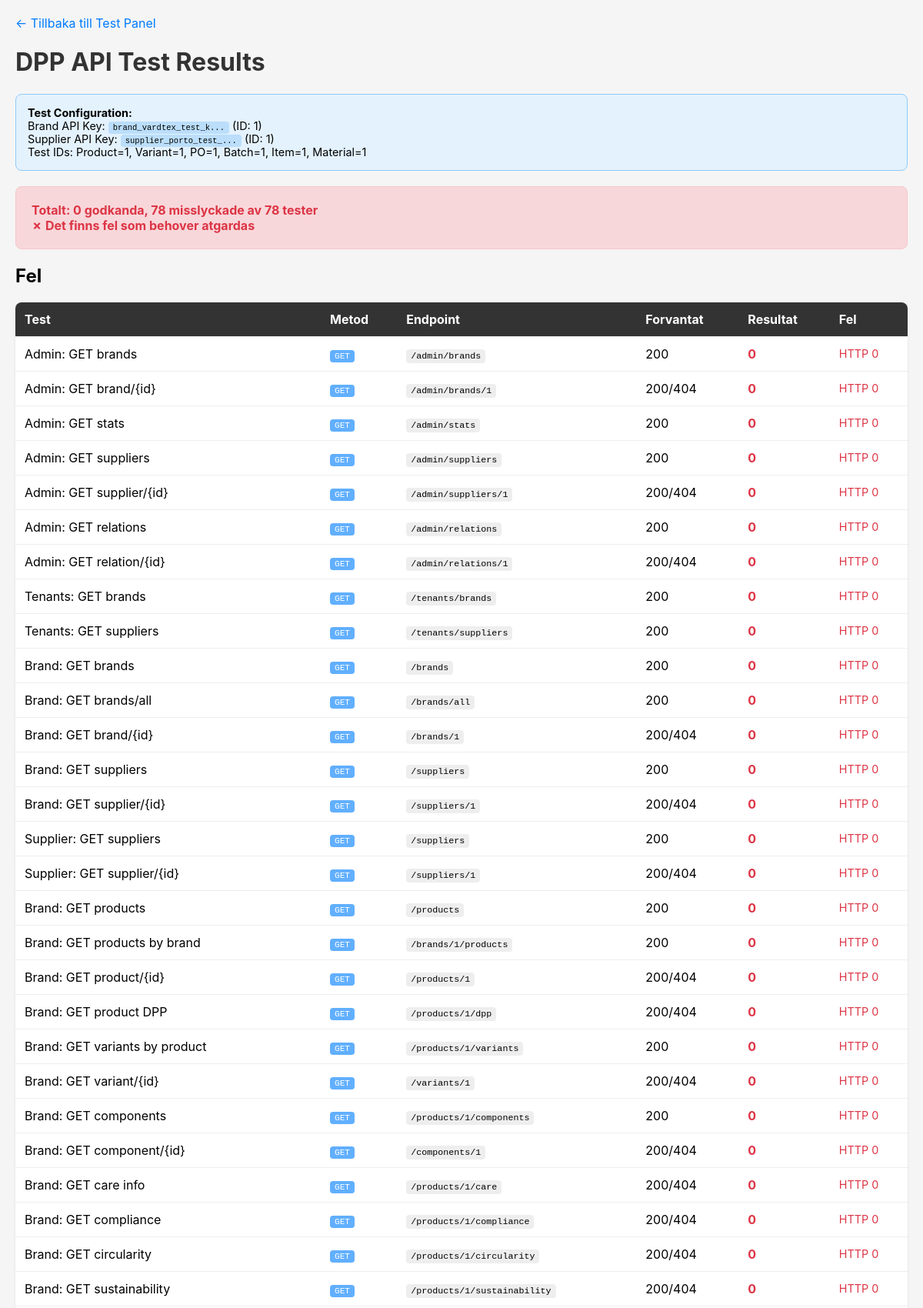
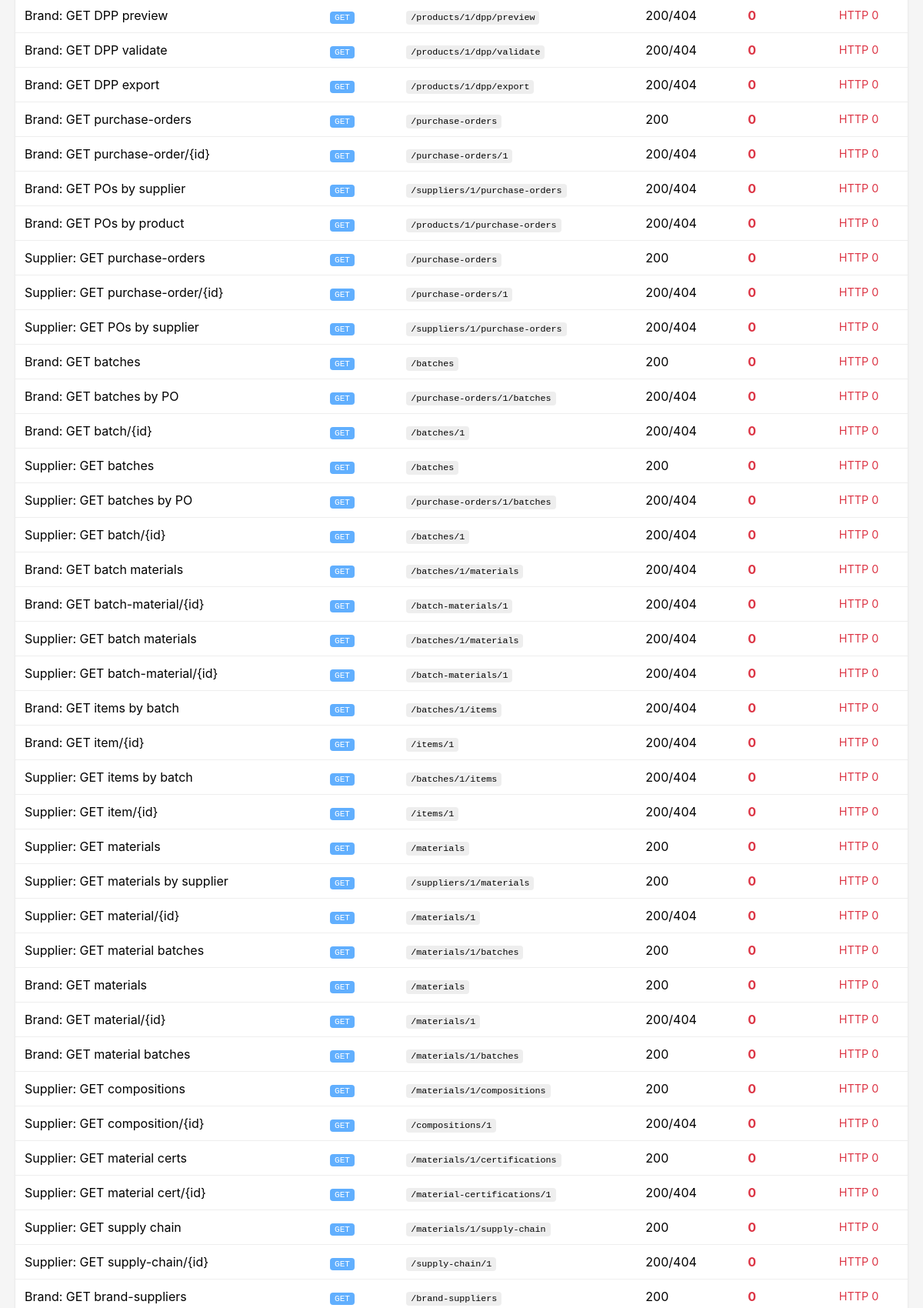
The page /test-all-api.php (upper part) on the database its author committed (2 pictures, top to bottom).
### tables this page shows
CREATE TABLE brands (
    id INT AUTO_INCREMENT PRIMARY KEY,
    brand_name VARCHAR(255) NOT NULL,
    logo_url VARCHAR(500),
    sub_brand VARCHAR(255),
    parent_company VARCHAR(255),
    trader VARCHAR(255),
    trader_location TEXT,

     
    lei CHAR(20) UNIQUE NULL COMMENT 'Legal Entity Identifier (ISO 17442)',
    gs1_company_prefix VARCHAR(12) UNIQUE NULL COMMENT 'GS1 Company Prefix',

     
    api_key VARCHAR(64) UNIQUE,
    _is_active BOOLEAN DEFAULT TRUE,
    _last_used_at TIMESTAMP NULL,
    _expires_at TIMESTAMP NULL,

    created_at TIMESTAMP DEFAULT CURRENT_TIMESTAMP,
    updated_at TIMESTAMP DEFAULT CURRENT_TIMESTAMP ON UPDATE CURRENT_TIMESTAMP,

    INDEX idx_brands_api_key (api_key)
);

CREATE TABLE suppliers (
    id INT AUTO_INCREMENT PRIMARY KEY,
    supplier_name VARCHAR(255) NOT NULL,
    supplier_location TEXT,
    facility_registry VARCHAR(50) COMMENT '202,00 - GLN, OSH',
    facility_identifier VARCHAR(100) COMMENT '202,10',
    operator_registry VARCHAR(50) COMMENT '203,00',
    operator_identifier VARCHAR(100) COMMENT '203,10',
    country_of_origin_confection VARCHAR(2) COMMENT '204,00 - ISO country code',
    country_of_origin_dyeing VARCHAR(2) COMMENT '205,00',
    country_of_origin_weaving VARCHAR(2) COMMENT '206,00',

     
    lei CHAR(20) UNIQUE NULL COMMENT 'Legal Entity Identifier (ISO 17442)',
    gs1_company_prefix VARCHAR(12) UNIQUE NULL COMMENT 'GS1 Company Prefix',

     
    api_key VARCHAR(64) UNIQUE,
    _is_active BOOLEAN DEFAULT TRUE,
    _last_used_at TIMESTAMP NULL,
    _expires_at TIMESTAMP NULL,

    created_at TIMESTAMP DEFAULT CURRENT_TIMESTAMP,
    updated_at TIMESTAMP DEFAULT CURRENT_TIMESTAMP ON UPDATE CURRENT_TIMESTAMP,

    INDEX idx_suppliers_api_key (api_key)
);

CREATE TABLE products (
    id INT AUTO_INCREMENT PRIMARY KEY,
    brand_id INT NOT NULL,

     
    gtin_type VARCHAR(50) COMMENT '300,00 - GTIN, SKU, Style Number',
    gtin VARCHAR(100) COMMENT '300,10 - GTIN värde',
    product_name VARCHAR(255) NOT NULL COMMENT '301,00',
    description TEXT COMMENT '302,00',
    photo_url VARCHAR(500) COMMENT '303,00',
    article_number VARCHAR(100) COMMENT '304,00 - Style + color',
    commodity_code_system VARCHAR(50) COMMENT '306,00',
    commodity_code_number VARCHAR(20) COMMENT '306,10 - HS code',
    year_of_sale INT COMMENT '307,00',
    season_of_sale VARCHAR(10) COMMENT '307,10 - SP/SU',
    price_currency VARCHAR(3) COMMENT '308,00',
    msrp DECIMAL(10,2) COMMENT '308,10',
    resale_price DECIMAL(10,2) COMMENT '308,20',

     
    category VARCHAR(50) COMMENT '312,00 - clothing/accessories/footwear',
    product_group VARCHAR(50) COMMENT '312,10 - Top/Bottom etc',
    type_line_concept VARCHAR(50) COMMENT '313,00 - Active Wear, Sleep Wear',
    type_item VARCHAR(50) COMMENT '314,00 - Jacket, Pants, Blouse',
    age_group VARCHAR(50) COMMENT '315,00',
    gender VARCHAR(20) COMMENT '316,00',
    market_segment VARCHAR(50) COMMENT '317,00 - mass-market/mid-price/premium/luxury',

     
    water_properties VARCHAR(100) COMMENT '318,00',
    net_weight DECIMAL(10,4) COMMENT '319,00 - kg',
    weight_unit VARCHAR(10) DEFAULT 'kg' COMMENT '319,10',

     
    data_carrier_type VARCHAR(50) COMMENT '370,00 - RFID, NFC, QR',
    data_carrier_material VARCHAR(50) COMMENT '370,10',
    data_carrier_location VARCHAR(100) COMMENT '370,20',

    _is_active BOOLEAN DEFAULT TRUE,
    created_at TIMESTAMP DEFAULT CURRENT_TIMESTAMP,
    updated_at TIMESTAMP DEFAULT CURRENT_TIMESTAMP ON UPDATE CURRENT_TIMESTAMP,

    FOREIGN KEY (brand_id) REFERENCES brands(id) ON DELETE CASCADE,
    INDEX idx_products_brand (brand_id)
);

CREATE TABLE product_variants (
    id INT AUTO_INCREMENT PRIMARY KEY,
    product_id INT NOT NULL,

    item_number VARCHAR(100) COMMENT '304,10 - Style + color + size',
    size VARCHAR(50) COMMENT '309,00',
    size_country_code VARCHAR(2) COMMENT '309,10',
    color_brand VARCHAR(100) COMMENT '310,00 - Brand color name',
    color_general VARCHAR(50) COMMENT '311,00 - Standard color',
    gtin VARCHAR(14) COMMENT 'GTIN for this variant',

    _is_active BOOLEAN DEFAULT TRUE,
    created_at TIMESTAMP DEFAULT CURRENT_TIMESTAMP,
    updated_at TIMESTAMP DEFAULT CURRENT_TIMESTAMP ON UPDATE CURRENT_TIMESTAMP,

    FOREIGN KEY (product_id) REFERENCES products(id) ON DELETE CASCADE,
    INDEX idx_variants_product (product_id),
    INDEX idx_variants_gtin (gtin)
);

CREATE TABLE purchase_orders (
    id INT AUTO_INCREMENT PRIMARY KEY,
    brand_id INT NOT NULL,
    supplier_id INT NOT NULL,
    product_id INT NOT NULL,

    po_number VARCHAR(100) NOT NULL COMMENT '305,00 - Inköpsordernummer',
    quantity INT COMMENT 'Beställd kvantitet',
    requested_delivery_date DATE,
    _status VARCHAR(50) DEFAULT 'draft' COMMENT 'draft/sent/accepted/fulfilled/cancelled',

    created_at TIMESTAMP DEFAULT CURRENT_TIMESTAMP,
    updated_at TIMESTAMP DEFAULT CURRENT_TIMESTAMP ON UPDATE CURRENT_TIMESTAMP,

    FOREIGN KEY (brand_id) REFERENCES brands(id),
    FOREIGN KEY (supplier_id) REFERENCES suppliers(id),
    FOREIGN KEY (product_id) REFERENCES products(id),
    INDEX idx_po_brand (brand_id),
    INDEX idx_po_supplier (supplier_id),
    INDEX idx_po_product (product_id)
);

CREATE TABLE batches (
    id INT AUTO_INCREMENT PRIMARY KEY,
    purchase_order_id INT NOT NULL,

    batch_number VARCHAR(100) NOT NULL,
    production_date DATE,
    quantity INT,
    _status VARCHAR(50) DEFAULT 'in_production' COMMENT 'in_production/completed',

     
    facility_name VARCHAR(255) COMMENT 'Override: 200,00 - Supplier Name',
    facility_location TEXT COMMENT 'Override: 201,00 - Supplier Location',
    facility_registry VARCHAR(50) COMMENT 'Override: 202,00 - Facility Registry',
    facility_identifier VARCHAR(100) COMMENT 'Override: 202,10 - Facility Identifier',
    country_of_origin_confection VARCHAR(2) COMMENT 'Override: 204,00',
    country_of_origin_dyeing VARCHAR(2) COMMENT 'Override: 205,00',
    country_of_origin_weaving VARCHAR(2) COMMENT 'Override: 206,00',

    created_at TIMESTAMP DEFAULT CURRENT_TIMESTAMP,
    updated_at TIMESTAMP DEFAULT CURRENT_TIMESTAMP ON UPDATE CURRENT_TIMESTAMP,

    FOREIGN KEY (purchase_order_id) REFERENCES purchase_orders(id),
    INDEX idx_batches_po (purchase_order_id)
);

CREATE TABLE items (
    id INT AUTO_INCREMENT PRIMARY KEY,
    batch_id INT NOT NULL,
    product_variant_id INT,

     
    unique_product_id VARCHAR(100) COMMENT '300,20',
    tid VARCHAR(100) COMMENT 'RFID Tag ID',
    sgtin VARCHAR(100) COMMENT 'Serialized GTIN',
    serial_number VARCHAR(100),

    _status VARCHAR(50) DEFAULT 'produced' COMMENT 'produced/shipped/sold/returned/recycled',

    created_at TIMESTAMP DEFAULT CURRENT_TIMESTAMP,
    updated_at TIMESTAMP DEFAULT CURRENT_TIMESTAMP ON UPDATE CURRENT_TIMESTAMP,

    FOREIGN KEY (batch_id) REFERENCES batches(id) ON DELETE CASCADE,
    FOREIGN KEY (product_variant_id) REFERENCES product_variants(id),
    INDEX idx_items_batch (batch_id),
    INDEX idx_items_sgtin (sgtin),
    INDEX idx_items_tid (tid)
);

CREATE TABLE factory_materials (
    id INT AUTO_INCREMENT PRIMARY KEY,
    supplier_id INT NOT NULL,
    material_name VARCHAR(255) NOT NULL,
    material_type VARCHAR(50) COMMENT 'Textile, Leather, Rubber',
    description TEXT,
    _is_active BOOLEAN DEFAULT TRUE,

    created_at TIMESTAMP DEFAULT CURRENT_TIMESTAMP,
    updated_at TIMESTAMP DEFAULT CURRENT_TIMESTAMP ON UPDATE CURRENT_TIMESTAMP,

    FOREIGN KEY (supplier_id) REFERENCES suppliers(id) ON DELETE CASCADE,
    INDEX idx_factory_materials_supplier (supplier_id)
);

### public/test-all-api.php (the view, shortened to what this page needs)
<?php
$baseUrl = 'http://' . $_SERVER['HTTP_HOST'] . '/api';
$db = \App\Config\Database::getInstance()->getConnection();
$brandRow = $db->query("SELECT id, api_key FROM brands WHERE _is_active = 1 LIMIT 1")->fetch();
$supplierRow = $db->query("SELECT id, api_key FROM suppliers WHERE _is_active = 1 LIMIT 1")->fetch();
$brandKey = $brandRow['api_key'] ?? null;
$brandId = $brandRow['id'] ?? 1;
$supplierKey = $supplierRow['api_key'] ?? null;
$supplierId = $supplierRow['id'] ?? 1;
$productId = $db->query("SELECT id FROM products WHERE _is_active = 1 LIMIT 1")->fetchColumn() ?: 1;
$variantId = $db->query("SELECT id FROM product_variants WHERE _is_active = 1 LIMIT 1")->fetchColumn() ?: 1;
$poId = $db->query("SELECT id FROM purchase_orders LIMIT 1")->fetchColumn() ?: 1;
$batchId = $db->query("SELECT id FROM batches LIMIT 1")->fetchColumn() ?: 1;
$itemId = $db->query("SELECT id FROM items LIMIT 1")->fetchColumn() ?: 1;
$materialId = $db->query("SELECT id FROM factory_materials WHERE _is_active = 1 LIMIT 1")->fetchColumn() ?: 1;
$results = [];
$totalPassed = 0;
$totalFailed = 0;
function apiCall(string $method, string $endpoint, ?array $data = null, ?string $apiKey = null, string $keyType = 'tenant'): array
{
    global $baseUrl;
    $ch = curl_init();
    $url = $baseUrl . $endpoint;
    $headers = ['Content-Type: application/json'];
    if ($apiKey) {
        $headers[] = ($keyType === 'admin' ? 'X-Admin-Key: ' : 'X-API-Key: ') . $apiKey;
    }
    $response = curl_exec($ch);
    $httpCode = curl_getinfo($ch, CURLINFO_HTTP_CODE);
    $curlError = curl_error($ch);
    return [
        'code' => $httpCode,
        'body' => json_decode($response, true) ?? $response,
        'curl_error' => $curlError,
    ];
}
function testEndpoint(string $name, string $method, string $endpoint, ?array $data, ?string $apiKey, string $keyType, array $expectedCodes): void
{
    global $results, $totalPassed, $totalFailed;
    $response = apiCall($method, $endpoint, $data, $apiKey, $keyType);
    $success = in_array($response['code'], $expectedCodes) && empty($response['curl_error']);
    $result = [
        'name' => $name,
        'method' => $method,
        'endpoint' => $endpoint,
        'expected' => implode('/', $expectedCodes),
        'actual' => $response['code'],
        'success' => $success,
        'error' => null,
    ];
    if (!$success) {
        if ($response['curl_error']) {
            $result['error'] = 'CURL: ' . $response['curl_error'];
        } elseif (is_array($response['body']) && isset($response['body']['error'])) {
            $result['error'] = $response['body']['error'];
        } else {
            $result['error'] = "HTTP {$response['code']}";
        }
    } else {
        $totalPassed++;
    }
    $results[] = $result;
}
$html = true;
if ($html):
?>
<!DOCTYPE html>
<html>
<head>
</head>
<body>
    <div class="back-link"><a href="test.php">&larr; Tillbaka till Test Panel</a></div>
    <h1>DPP API Test Results</h1>
    <div class="config-info">
        <strong>Test Configuration:</strong><br>
        Brand API Key: <code><?= $brandKey ? substr($brandKey, 0, 20) . '...' : 'NOT FOUND' ?></code> (ID: <?= $brandId ?>)<br>
        Supplier API Key: <code><?= $supplierKey ? substr($supplierKey, 0, 20) . '...' : 'NOT FOUND' ?></code> (ID: <?= $supplierId ?>)<br>
        Test IDs: Product=<?= $productId ?>, Variant=<?= $variantId ?>, PO=<?= $poId ?>, Batch=<?= $batchId ?>, Item=<?= $itemId ?>, Material=<?= $materialId ?>
    </div>
    <div class="summary <?= $totalFailed === 0 ? 'pass' : 'fail' ?>">
        <strong>Totalt:</strong> <?= $totalPassed ?> godkanda, <?= $totalFailed ?> misslyckade av <?= count($results) ?> tester
        <?php if ($totalFailed === 0): ?>
            <br>&#10003; Alla API:er fungerar korrekt
        <?php else: ?>
            <br>&#10007; Det finns fel som behover atgardas
        <?php endif; ?>
    </div>
    <?php if ($totalFailed > 0): ?>
    <h2>Fel</h2>
    <table>
        <tr>
            <th>Test</th>
            <th>Metod</th>
            <th>Endpoint</th>
            <th>Forvantat</th>
            <th>Resultat</th>
            <th>Fel</th>
        </tr>
        <?php foreach ($results as $r): ?>
            <?php if (!$r['success']): ?>
            <tr>
                <td><?= htmlspecialchars($r['name']) ?></td>
                <td><span class="method <?= $r['method'] ?>"><?= $r['method'] ?></span></td>
                <td><code><?= htmlspecialchars($r['endpoint']) ?></code></td>
                <td><?= $r['expected'] ?></td>
                <td class="fail"><?= $r['actual'] ?></td>
                <td class="error"><?= htmlspecialchars($r['error'] ?? '') ?></td>
            </tr>
            <?php endif; ?>
        <?php endforeach; ?>
    </table>
    <?php endif; ?>
</body>
</html>
<?php
endif;

### public/test-all-api.php (style rules this page uses)
body { font-family: -apple-system, BlinkMacSystemFont, 'Segoe UI', Roboto, sans-serif; margin: 20px; background: #f5f5f5; }
h1 { color: #333; }
.summary { padding: 20px; border-radius: 8px; margin-bottom: 20px; }
.summary.fail { background: #f8d7da; border: 1px solid #f5c6cb; }
table { width: 100%; border-collapse: collapse; background: white; border-radius: 8px; overflow: hidden; box-shadow: 0 1px 3px rgba(0,0,0,0.1); }
th, td { padding: 12px; text-align: left; border-bottom: 1px solid #eee; }
th { background: #333; color: white; }
.fail { color: #dc3545; font-weight: bold; }
.error { color: #dc3545; font-size: 0.9em; }
.method { font-family: monospace; padding: 2px 6px; border-radius: 4px; font-size: 0.85em; }
.method.GET { background: #61affe; color: white; }
code { background: #eee; padding: 2px 6px; border-radius: 4px; font-size: 0.9em; }
.back-link { margin-bottom: 20px; }
.back-link a { color: #007bff; text-decoration: none; }
.config-info { background: #e3f2fd; border: 1px solid #90caf9; padding: 15px; border-radius: 8px; margin-bottom: 20px; font-size: 0.9em; }
.config-info code { background: #bbdefb; }

### rows shown on the page
brands: api_key "brand_vardtex_test_k", id "1"
suppliers: api_key "supplier_porto_test_", id "1"
products: id "1"
product_variants: id "1"
purchase_orders: id "1"
batches: id "1"
items: id "1"
factory_materials: id "1"

### other values the page prints
$totalPassed "0"
$totalFailed "78"
count($results) "78"
$r['name'] "Admin: GET brands"
$r['method'] "GET"
$r['endpoint'] "/admin/brands"
$r['expected'] "200"
$r['actual'] "0"
$r['error'] "HTTP 0"
$r['name'] "Admin: GET brand/{id}"
$r['endpoint'] "/admin/brands/1"
$r['expected'] "200/404"
$r['name'] "Admin: GET stats"
$r['endpoint'] "/admin/stats"
$r['name'] "Admin: GET suppliers"
